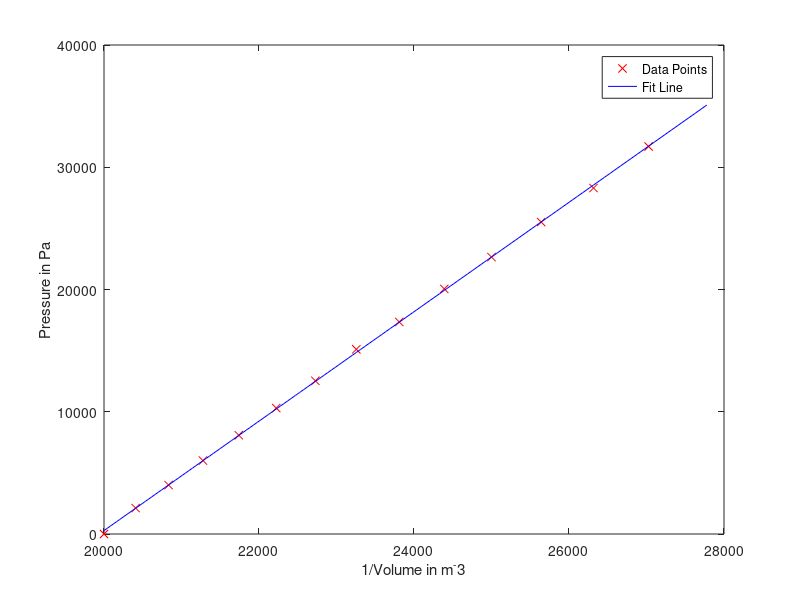
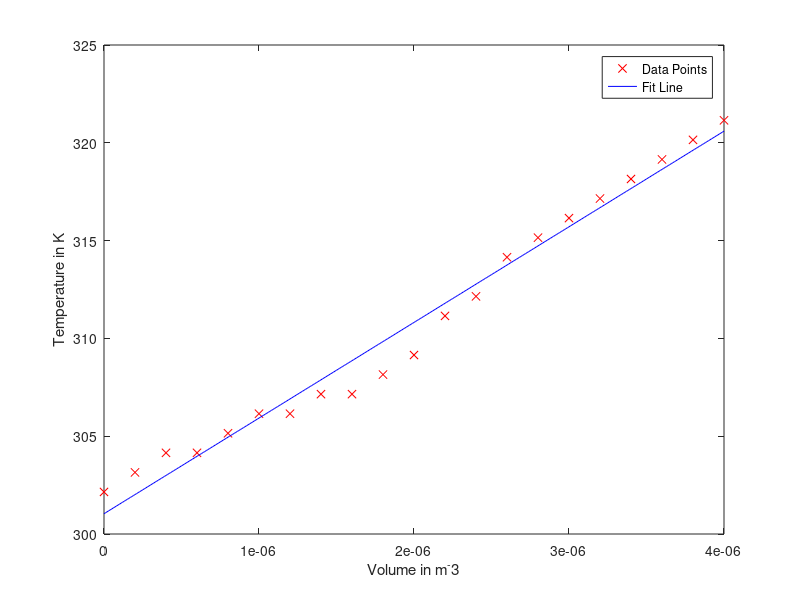
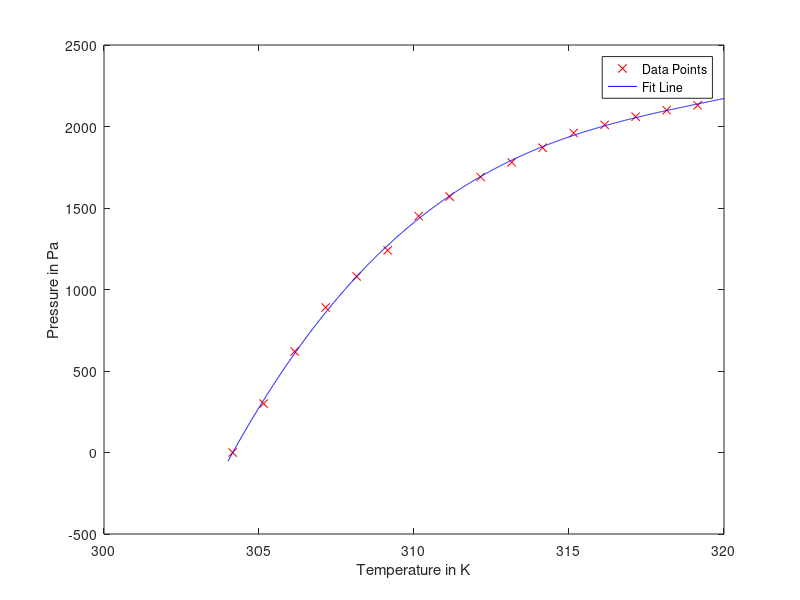

Write the MATLAB code that produced these figures, in order.
%% Isothermal Data

Tt = 29+273.15; % in K
Vt = [50:-1:37]*(10^-6); % in m^3

% in mbar
P1 = [0 20.7 40.8 60 81.7 102.5 123.5 154.6 176.2 201.8 228 256.3 284.1 323];
P2 = [0 22 40 58.4 80.5 104.6 127.5 147.7 170.2 199.2 226.1 255.2 283.7 315.7];
P3 = [0 21 39.3 61.8 80.2 102 125 150.9 174 200.5 225.4 254 281.2 312.2];

Pt_avg = 10^2*(P1+P2+P3)/3; % in Pa 

%% Isobaric Data

Pb = 101325; % in Pa
Vb = [0:0.2:4]*10^-6; % in m^3
Tb = [29 30 31 31 32 33 33 34 34 35 36 38 39 41 42 43 44 45 46 47 48] + 273.15; % in K

%% Isochoric Data

Tc = [31:1:46] + 273.15; % in K
Pc = [0 3 6.2 8.9 10.8 12.4 14.5 15.7 16.9 17.8 18.7 19.6 20.1 20.6 21.0 21.3]*10^2; % in Pa

%%  Isothermal Calculations

p1 = polyfit(1./Vt,Pt_avg,1);
x1 = [3.6:0.01:5]*10^-5;
y1 = polyval(p1,1./x1);

figure;
plot(1./Vt,Pt_avg,'rx',1./x1,y1,'b')
xlabel("1/Volume in m\^-3");
ylabel("Pressure in Pa");
legend("Data Points","Fit Line")

sum = 0;
for i=2:14
dv_dp(i-1) = (Vt(i-1) - Vt(i))/(Pt_avg(i-1) - Pt_avg(i));
sum = sum+dv_dp(i-1);
end
dv_dp(14) = sum/14;

k = 1./Vt.*dv_dp;

ksum = 0;
for i=1:14
    ksum = ksum + k(i);
end
k_avg = ksum/14;

% P = 4.4748/V - 8.9215 * 10^4 in standard units

% Finding 2nd Virial coeff
B = Vt.*((Pt_avg.*Vt)/(8.314*Tt) - 1)
B_avg = mean(B,"all");
% Equation is PV/RT = 1 + B/V       solve for V

%% Isobaric Calculations

% alpha = 1/V*dV/dT

Vb_cons = 75*10^-6; %in m^3   this is some const value.

alpha = 1/Vb_cons.*Vb./(Tb-Tb(1));

alpha_avg = mean(alpha(2:20));

%Calc of R=P*M/T*rho
Rb = Pb*29/1000/(303*1.25); %Taken value of T as 303K and rho as 1.25 kg/m^3

% Plotting T vs V

p2 = polyfit(Vb,Tb,1)
x2 = [0:0.01:4]*10^-6;
y2 = polyval(p2,x2);

figure;
plot(Vb,Tb,'rx',x2,y2,'b')
xlabel("Volume in m\^-3");
ylabel("Temperature in K");
legend("Data Points","Fit Line")

%% Isochoric Conditions

p3 = polyfit(Tc,Pc,3);
x3 = [304:0.01:320];
y3 = polyval(p3,x3);
figure;
plot(Tc,Pc,'rx',x3,y3,'b')

ylabel("Pressure in Pa");
xlabel("Temperature in K");
legend("Data Points","Fit Line")

% The fitted cubic curve comes out to be 0.4284T^3 -410.6681T^2 +
% 1.3125*10^5T - 1.3984*10^7
% This exhibits a clear dominance in the linear term as seen.




